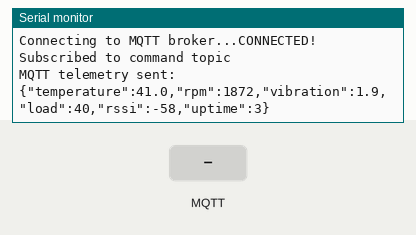
A sketch run on a simulated ESP32-S3. On the bench: the last lines printed to the serial monitor. The test bench sets the inputs (shaded band). WiFi joins after 1.5 s; servers stay silent unless stated; random numbers use the default seed unless the sketch sets one; no MQTT or app messages arrive unless stated.

Above: at 4.2 s.
4.3 s: MQTT message "START" arrives on the first subscribed topic
At 4.9 s:
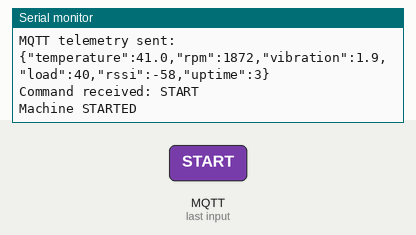
5.8 s: MQTT message "STOP" arrives on the first subscribed topic
At 6.7 s:
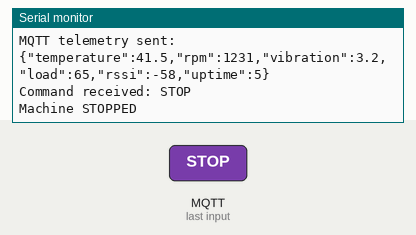
7.3 s: MQTT message "FAULT_OVERHEAT" arrives on the first subscribed topic
At 7.8 s:
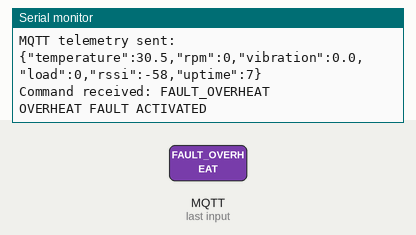
8.8 s: MQTT message "FAULT_VIBRATION" arrives on the first subscribed topic
At 8.99 s:
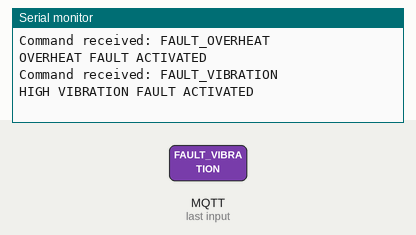
10.3 s: MQTT message "FAULT_OVERLOAD" arrives on the first subscribed topic
At 10.9 s:
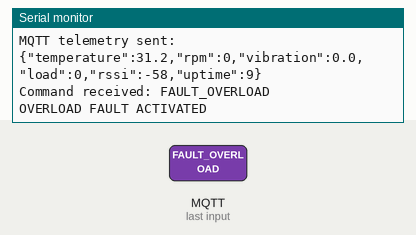
11.8 s: MQTT message "RESET_FAULT" arrives on the first subscribed topic
At 12.5 s:
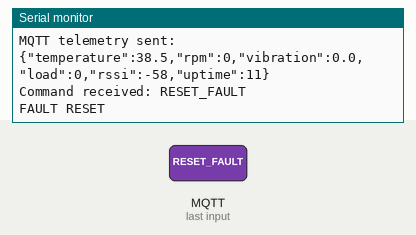
Timing chart, 0 to 14.3 s (numbered marks = the images above; inputs shaded):
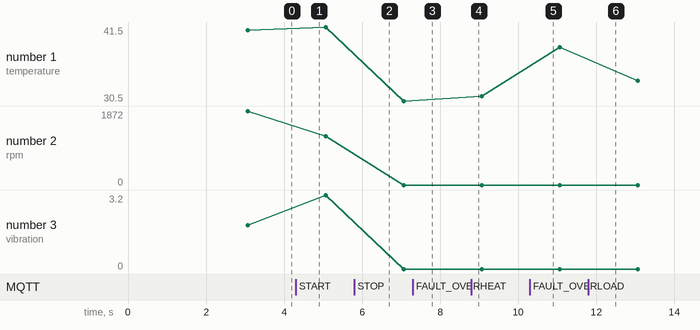

The sketch:

Smart_Factory_Digital_Twin_ESP32.ino
```cpp
#include <WiFi.h>
#include <PubSubClient.h>

// =====================================================
// WIFI SETTINGS
// =====================================================

const char* ssid = "Numaer iPhone";
const char* password = "123456789";


// =====================================================
// MQTT BROKER SETTINGS
// =====================================================

const char* mqtt_server = "172.20.10.2";
const int mqtt_port = 1883;


// =====================================================
// MQTT TOPICS
// =====================================================

const char* telemetry_topic =
  "factory/machine01/telemetry";

const char* status_topic =
  "factory/machine01/status";

const char* command_topic =
  "factory/machine01/command";

const char* state_topic =
  "factory/machine01/state";


// =====================================================
// WIFI + MQTT CLIENT
// =====================================================

WiFiClient espClient;
PubSubClient client(espClient);


// =====================================================
// MACHINE STATE
// =====================================================

bool machineRunning = true;
unsigned long lastMessage = 0;


// =====================================================
// FAULT MODES
// =====================================================

enum FaultMode {
  NO_FAULT,
  OVERHEAT_FAULT,
  VIBRATION_FAULT,
  OVERLOAD_FAULT
};

FaultMode currentFault = NO_FAULT;


// =====================================================
// CONNECT TO WIFI
// =====================================================

void connectWiFi() {

  Serial.println();
  Serial.print("Connecting to Wi-Fi: ");
  Serial.println(ssid);

  WiFi.begin(ssid, password);

  while (WiFi.status() != WL_CONNECTED) {
    delay(500);
    Serial.print(".");
  }

  Serial.println();
  Serial.println("Wi-Fi connected!");

  Serial.print("ESP32 IP address: ");
  Serial.println(WiFi.localIP());

  Serial.print("Wi-Fi RSSI: ");
  Serial.print(WiFi.RSSI());
  Serial.println(" dBm");
}


// =====================================================
// RECEIVE MQTT COMMANDS
// =====================================================

void mqttCallback(
  char* topic,
  byte* payload,
  unsigned int length
) {

  String command = "";

  for (unsigned int i = 0; i < length; i++) {
    command += (char)payload[i];
  }

  command.trim();

  Serial.println();
  Serial.print("Command received: ");
  Serial.println(command);


  // START
  if (command == "START") {

    machineRunning = true;

    client.publish(
      state_topic,
      "RUNNING",
      true
    );

    Serial.println("Machine STARTED");
  }


  // STOP
  else if (command == "STOP") {

    machineRunning = false;

    client.publish(
      state_topic,
      "STOPPED",
      true
    );

    Serial.println("Machine STOPPED");
  }


  // OVERHEAT
  else if (command == "FAULT_OVERHEAT") {

    currentFault = OVERHEAT_FAULT;

    Serial.println(
      "OVERHEAT FAULT ACTIVATED"
    );
  }


  // HIGH VIBRATION
  else if (command == "FAULT_VIBRATION") {

    currentFault = VIBRATION_FAULT;

    Serial.println(
      "HIGH VIBRATION FAULT ACTIVATED"
    );
  }


  // OVERLOAD
  else if (command == "FAULT_OVERLOAD") {

    currentFault = OVERLOAD_FAULT;

    Serial.println(
      "OVERLOAD FAULT ACTIVATED"
    );
  }


  // RESET FAULT
  else if (command == "RESET_FAULT") {

    currentFault = NO_FAULT;

    Serial.println("FAULT RESET");
  }


  // UNKNOWN COMMAND
  else {

    Serial.println("Unknown command");
  }
}


// =====================================================
// CONNECT TO MQTT
// =====================================================

void connectMQTT() {

  while (!client.connected()) {

    Serial.print(
      "Connecting to MQTT broker..."
    );

    bool connected = client.connect(
      "ESP32S3-Machine01",
      NULL,
      NULL,

      // Last Will topic
      status_topic,

      // QoS
      1,

      // Retain
      true,

      // Last Will payload
      "OFFLINE"
    );


    if (connected) {

      Serial.println("CONNECTED!");


      // Publish ONLINE
      client.publish(
        status_topic,
        "ONLINE",
        true
      );


      // Subscribe to commands
      client.subscribe(
        command_topic,
        1
      );

      Serial.println(
        "Subscribed to command topic"
      );


      // Publish current state
      if (machineRunning) {

        client.publish(
          state_topic,
          "RUNNING",
          true
        );

      } else {

        client.publish(
          state_topic,
          "STOPPED",
          true
        );
      }

    } else {

      Serial.print(
        "MQTT connection failed. State = "
      );

      Serial.println(
        client.state()
      );

      Serial.println(
        "Trying again in 3 seconds..."
      );

      delay(3000);
    }
  }
}


// =====================================================
// SEND TELEMETRY
// =====================================================

void sendTelemetry() {

  float temperature;
  int rpm;
  float vibration;
  int load;


  // =================================================
  // MACHINE RUNNING
  // =================================================

  if (machineRunning) {

    // Normal ranges stay below warning thresholds

    temperature =
      random(350, 541) / 10.0;

    // 35.0 - 54.0 C


    rpm =
      random(1200, 2401);

    // 1200 - 2400 RPM


    vibration =
      random(10, 35) / 10.0;

    // 1.0 - 3.4 mm/s


    load =
      random(30, 75);

    // 30 - 74 %
  }


  // =================================================
  // MACHINE STOPPED
  // =================================================

  else {

    temperature =
      random(300, 401) / 10.0;

    // 30.0 - 40.0 C

    rpm = 0;
    vibration = 0.0;
    load = 0;
  }


  // =================================================
  // APPLY FAULT
  // =================================================

  if (machineRunning) {

    if (
      currentFault == OVERHEAT_FAULT
    ) {

      temperature = 85.0;
    }


    else if (
      currentFault == VIBRATION_FAULT
    ) {

      vibration = 6.5;
    }


    else if (
      currentFault == OVERLOAD_FAULT
    ) {

      load = 95;
    }
  }


  // =================================================
  // REAL ESP32 DATA
  // =================================================

  int rssi = WiFi.RSSI();

  unsigned long uptime =
    millis() / 1000;


  // =================================================
  // CREATE JSON MESSAGE
  // =================================================

  char message[256];

  snprintf(
    message,
    sizeof(message),

    "{"
    "\"temperature\":%.1f,"
    "\"rpm\":%d,"
    "\"vibration\":%.1f,"
    "\"load\":%d,"
    "\"rssi\":%d,"
    "\"uptime\":%lu"
    "}",

    temperature,
    rpm,
    vibration,
    load,
    rssi,
    uptime
  );


  // =================================================
  // PUBLISH TELEMETRY
  // =================================================

  client.publish(
    telemetry_topic,
    message
  );


  Serial.println(
    "MQTT telemetry sent:"
  );

  Serial.println(message);
}


// =====================================================
// SETUP
// =====================================================

void setup() {

  Serial.begin(115200);

  delay(1500);

  Serial.println();

  Serial.println(
    "================================"
  );

  Serial.println(
    " SMART FACTORY DIGITAL TWIN"
  );

  Serial.println(
    " MACHINE 01 - ESP32-S3"
  );

  Serial.println(
    "================================"
  );


  // Connect Wi-Fi
  connectWiFi();


  // Configure MQTT
  client.setServer(
    mqtt_server,
    mqtt_port
  );


  client.setCallback(
    mqttCallback
  );


  // Connect MQTT
  connectMQTT();


  randomSeed(
    micros()
  );
}


// =====================================================
// LOOP
// =====================================================

void loop() {


  // Reconnect Wi-Fi if needed
  if (
    WiFi.status() != WL_CONNECTED
  ) {

    connectWiFi();
  }


  // Reconnect MQTT if needed
  if (
    !client.connected()
  ) {

    connectMQTT();
  }


  // Receive MQTT commands
  client.loop();


  // Send telemetry every 2 seconds
  unsigned long now = millis();

  if (
    now - lastMessage >= 2000
  ) {

    lastMessage = now;

    sendTelemetry();
  }
}
```

Measured:
- after the input at 4.3 s, the serial monitor: prints a new line at once (image 1)
- after the input at 5.8 s, the serial monitor: prints a new line at once (image 2)
- after the input at 7.3 s, the serial monitor: prints a new line at once (image 3)
- after the input at 8.8 s, the serial monitor: prints a new line at once (image 4)
- after the input at 10.3 s, the serial monitor: prints a new line at once (image 5)
- after the input at 11.8 s, the serial monitor: prints a new line at once (image 6)
- plotted number 1: 41.5 → 30.5 after the input at 5.8 s
- plotted number 2: 1231 → 0 after the input at 5.8 s
